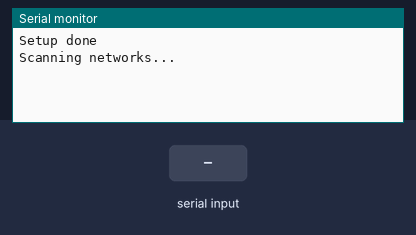
Bench run of a sketch on a simulated ESP8266 (NodeMCU). Shown: the last lines printed to the serial monitor. Inputs (shaded band) come from the test bench. WiFi joins after 1.5 s; servers stay silent unless stated; a WiFi scan finds three made-up networks.

Above: at 3.2 s.
3.3 s: "1" received over Serial
At 5.4 s:
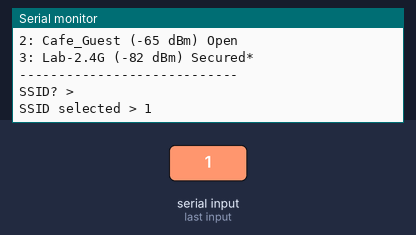
5.5 s: "0" received over Serial
At 11.4 s:
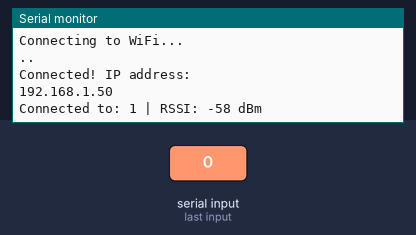

The sketch:

connexio_wifi.ino
```cpp
#include "ESP8266WiFi.h"

// Variables globals
String ssid = "";           // Per emmagatzemar el nom de la xarxa
String password = "";       // Per emmagatzemar la contrasenya
int contador = 0;           // Comptador per timeout de connexió
char* c_ssid;              // SSID en format char* per la llibreria WiFi
char* c_pwd;               // Password en format char* per la llibreria WiFi

void setup() {
  Serial.begin(9600);
  WiFi.mode(WIFI_STA);      // Mode station (client WiFi)
  WiFi.disconnect();        // Desconnectar de qualsevol xarxa prèvia
  delay(2000);
  Serial.println("Setup done");
}

// Converteix String a char* i reserva memòria
void strToChar(String txt, char* &c){
  if(WiFi.status() != WL_CONNECTED){
    int len = txt.length()+1;
    Serial.println("*****************");
    c = (char*)malloc(len);  // Reservar memòria dinàmica
    for(int i = 0; i<len-1; i++){
      c[i] = txt[i];        // Copiar caràcter per caràcter
    }
    c[len-1] = '\0';        // Acabar string amb null
  }
}

// Selecció de xarxa WiFi per consola sèrie
void wifiNetworkSelection(void) {
  if (WiFi.status() != WL_CONNECTED) {
    Serial.println("SSID? >");

    // Esperar entrada de l'usuari
    while (!Serial.available()) {
      delay(100);
    }
    ssid = Serial.readString();
    ssid.trim();  // Netejar caràcters extres

    Serial.print("SSID selected > ");
    Serial.println(ssid);
    delay(1000);
    strToChar(ssid,c_ssid);  // Convertir a char*

    // Demanar contrasenya
    Serial.print("Password? >");
    while (!Serial.available()) {
      delay(100);
    }
    password = Serial.readString();
    password.trim();
    Serial.println(password);
    delay(1000);
    strToChar(password,c_pwd);  // Convertir a char*
  }
}

// Connectar a la xarxa WiFi
void connectToWiFi(void) {
  if (WiFi.status() != WL_CONNECTED) {
    WiFi.begin(c_ssid, c_pwd);
    contador = 0;

    Serial.println("Connecting to WiFi...");

    // Intentar connexió amb timeout
    while (WiFi.status() != WL_CONNECTED) {
      delay(1000);
      Serial.print(".");
      contador++;

      if (contador >= 15) {  // Timeout després de 15 segons
        Serial.println("\nTimeout - Could not connect!");
        return;
      }
    }

    Serial.println("\nConnected! IP address: ");
    Serial.println(WiFi.localIP());
  }
}

void loop() {
  // Escanejar xarxes WiFi disponibles
  Serial.println("Scanning networks...");
  int n = WiFi.scanNetworks();

  if (n == 0) {
    Serial.println("No networks found");
  } else {
    Serial.print(n);
    Serial.println(" networks found:");

    // Llistar totes les xarxes trobades
    for (int i = 0; i < n; i++) {
      Serial.print(i + 1);
      Serial.print(": ");
      Serial.print(WiFi.SSID(i));
      Serial.print(" (");
      Serial.print(WiFi.RSSI(i));  // Intensitat de senyal
      Serial.print(" dBm) ");
      Serial.println((WiFi.encryptionType(i) == ENC_TYPE_NONE) ? "Open" : "Secured*");
    }
  }

  Serial.println("\n----------------------------");

  // Cada 30 segons o en el primer escaneig, demanar connexió
  static unsigned long lastConnectTime = 0;
  static bool firstScan = true;

  if (firstScan || millis() - lastConnectTime > 30000) {
    firstScan = false;
    lastConnectTime = millis();

    wifiNetworkSelection();
    connectToWiFi();
  }

  // Mostrar estat actual de la connexió
  if (WiFi.status() == WL_CONNECTED) {
    Serial.print("Connected to: ");
    Serial.print(ssid);
    Serial.print(" | RSSI: ");
    Serial.print(WiFi.RSSI());
    Serial.println(" dBm");
  } else {
    Serial.println("Not connected to WiFi");
  }

  delay(10000);  // Esperar 10 segons entre escaneigs
}
```

Measured:
- after the input at 3.3 s, the serial monitor: prints a new line after 1.8 s (image 1)
- after the input at 5.5 s, the serial monitor: prints a new line after 1.6 s (image 2)
